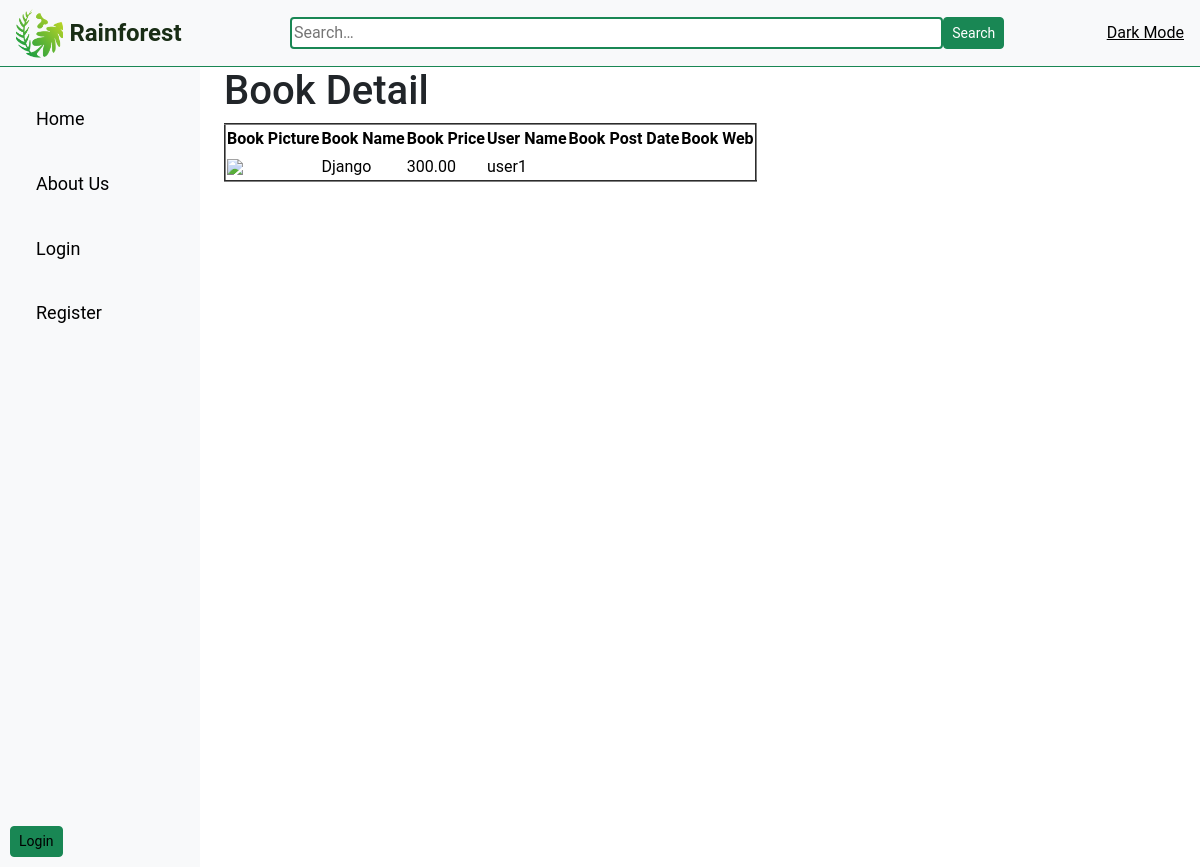
Screenshot of /book/4/ with the database file from the repository.
### bookMng/models.py (models this page shows, shortened)
class Book(models.Model):
    name = models.CharField(max_length=200)
    author = models.CharField(max_length=200)
    price = models.DecimalField(max_digits=6, decimal_places=2)
    description = models.TextField()
    picture = models.ImageField(upload_to='book_images/', null=True, blank=True)
    username = models.ForeignKey(User, on_delete=models.CASCADE)

### bookMng/views.py (the view)
# urls.py: path('book/<int:book_id>/', views.book_detail, name='book_detail'),
def book_detail(request, book_id):
    book = Book.objects.get(id=book_id)
    book.pic_path = book.picture.url[14:]
    return render(request,
                  'bookMng/book_detail.html',
                  {
                      'item_list': MainMenu.objects.all(),
                      'book': book
                  })

### bookEx/templates/bookMng/book_detail.html (shortened to what this page needs)
{% extends "base.html" %}
{% load static %}
{% block content %}
    <h1>Book Detail</h1>
    <table border="2">
    <tr>
        <th>
            Book Picture
        </th>
        <th>
            Book Name
        </th>
        <th>
            Book Price
        </th>
        <th>
            User Name
        </th>
        <th>
            Book Post Date
        </th>
        <th>
            Book Web
        </th>
    </tr>
    <tr>
        <td>
            <img src="{%  static book.pic_path %}" width="100"/>
        </td>
        <td>
            {{ book.name }}
        </td>
        <td>
            {{ book.price }}
        </td>
        <td>
            {{ book.username }}
        </td>
        <td>
        </td>
        <td>
        </td>
    </tr>
</table>
{% endblock content %}

### bookEx/static/base.css (style rules this page uses)
body { font-family: Roboto, sans-serif; line-height: 1.6; background-color: #f4f4f4; color: #333; }
h1 { color: #212529; }

### rows the page displays
Book: name "Django", price "300.00", username "user1"
